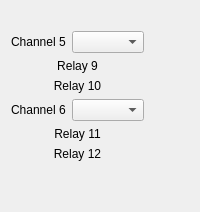
           <widget class="QWidget" name="widget_5" native="true">
            <layout class="QGridLayout" name="gridLayout_6">
             <item row="6" column="4">
              <widget class="PyDMByteIndicator" name="PyDMByteIndicator_14">
               <property name="toolTip">
                <string/>
               </property>
               <property name="whatsThis">
                <string>
    Widget for graphical representation of bits from an integer number
    with support for Channels and more from PyDM

    Parameters
    ----------
    parent : QWidget
        The parent widget for the Label
    init_channel : str, optional
        The channel to be used by the widget.
    </string>
               </property>
               <property name="channel" stdset="0">
                <string>ca://${DEVICE}:RelaySetpointStatusRb-12</string>
               </property>
               <property name="circles" stdset="0">
                <bool>true</bool>
               </property>
               <property name="labels" stdset="0">
                <stringlist>
                 <string>Clear</string>
                 <string>Set</string>
                </stringlist>
               </property>
              </widget>
             </item>
             <item row="2" column="0" colspan="2">
              <widget class="QLabel" name="label_19">
               <property name="text">
                <string>Relay 9</string>
               </property>
               <property name="alignment">
                <set>Qt::AlignCenter</set>
               </property>
              </widget>
             </item>
             <item row="1" column="3">
              <widget class="PyDMLabel" name="PyDMLabel_18">
               <property name="toolTip">
                <string/>
               </property>
               <property name="whatsThis">
                <string/>
               </property>
               <property name="alignment">
                <set>Qt::AlignCenter</set>
               </property>
               <property name="channel" stdset="0">
                <string>ca://${DEVICE}:PressureRb-5s</string>
               </property>
              </widget>
             </item>
             <item row="6" column="3">
              <widget class="PyDMLabel" name="PyDMLabel_40">
               <property name="toolTip">
                <string/>
               </property>
               <property name="whatsThis">
                <string/>
               </property>
               <property name="alignment">
                <set>Qt::AlignCenter</set>
               </property>
               <property name="precisionFromPV" stdset="0">
                <bool>false</bool>
               </property>
               <property name="precision" stdset="0">
                <number>3</number>
               </property>
               <property name="channel" stdset="0">
                <string>ca://${DEVICE}:RelayRb-12</string>
               </property>
               <property name="displayFormat" stdset="0">
                <enum>PyDMLabel::Exponential</enum>
               </property>
              </widget>
             </item>
             <item row="4" column="3">
              <widget class="PyDMLabel" name="plblC2">
               <property name="toolTip">
                <string/>
               </property>
               <property name="whatsThis">
                <string/>
               </property>
               <property name="alignment">
                <set>Qt::AlignCenter</set>
               </property>
               <property name="channel" stdset="0">
                <string>ca://${DEVICE}:PressureRb-6s</string>
               </property>
              </widget>
             </item>
             <item row="2" column="3">
              <widget class="PyDMLabel" name="PyDMLabel_37">
               <property name="toolTip">
                <string/>
               </property>
               <property name="whatsThis">
                <string/>
               </property>
               <property name="alignment">
                <set>Qt::AlignCenter</set>
               </property>
               <property name="precisionFromPV" stdset="0">
                <bool>false</bool>
               </property>
               <property name="precision" stdset="0">
                <number>3</number>
               </property>
               <property name="channel" stdset="0">
                <string>ca://${DEVICE}:RelayRb-9</string>
               </property>
               <property name="displayFormat" stdset="0">
                <enum>PyDMLabel::Exponential</enum>
               </property>
              </widget>
             </item>
             <item row="2" column="2">
              <widget class="PyDMLabel" name="PyDMLabel_29">
               <property name="toolTip">
                <string/>
               </property>
               <property name="whatsThis">
                <string/>
               </property>
               <property name="alignment">
                <set>Qt::AlignCenter</set>
               </property>
               <property name="precisionFromPV" stdset="0">
                <bool>false</bool>
               </property>
               <property name="precision" stdset="0">
                <number>3</number>
               </property>
               <property name="channel" stdset="0">
                <string>ca://${DEVICE}:RelayStatusRb-9</string>
               </property>
              </widget>
             </item>
             <item row="1" column="2">
              <widget class="PyDMByteIndicator" name="PyDMByteIndicator_3">
               <property name="toolTip">
                <string/>
               </property>
               <property name="whatsThis">
                <string>
    Widget for graphical representation of bits from an integer number
    with support for Channels and more from PyDM

    Parameters
    ----------
    parent : QWidget
        The parent widget for the Label
    init_channel : str, optional
        The channel to be used by the widget.
    </string>
               </property>
               <property name="channel" stdset="0">
                <string>ca://${DEVICE}:EnableRb-5</string>
               </property>
               <property name="showLabels" stdset="0">
                <bool>false</bool>
               </property>
               <property name="circles" stdset="0">
                <bool>true</bool>
               </property>
              </widget>
             </item>
             <item row="5" column="0" colspan="2">
              <widget class="QLabel" name="label_21">
               <property name="text">
                <string>Relay 11</string>
               </property>
               <property name="alignment">
                <set>Qt::AlignCenter</set>
               </property>
              </widget>
             </item>
             <item row="1" column="1">
              <widget class="PyDMEnumComboBox" name="PyDMEnumComboBox_5">
               <property name="minimumSize">
                <size>
                 <width>70</width>
                 <height>0</height>
                </size>
               </property>
               <property name="toolTip">
                <string/>
               </property>
               <property name="whatsThis">
                <string>
    A QComboBox with support for Channels and more from PyDM

    Parameters
    ----------
    parent : QWidget
        The parent widget for the Label
    init_channel : str, optional
        The channel to be used by the widget.

    Signals
    -------
    send_value_signal : int, float, str, bool or np.ndarray
        Emitted when the user changes the value.
    activated : int, str
        Emitted when the user chooses an item in the combobox.
    currentIndexChanged : int, str
        Emitted when the index is changed in the combobox.
    highlighted : int, str
        Emitted when an item in the combobox popup list is highlighted
        by the user.
    </string>
               </property>
               <property name="channel" stdset="0">
                <string>ca://${DEVICE}:EnableSp-5</string>
               </property>
              </widget>
             </item>
             <item row="5" column="3">
              <widget class="PyDMLabel" name="PyDMLabel_39">
               <property name="toolTip">
                <string/>
               </property>
               <property name="whatsThis">
                <string/>
               </property>
               <property name="alignment">
                <set>Qt::AlignCenter</set>
               </property>
               <property name="precisionFromPV" stdset="0">
                <bool>false</bool>
               </property>
               <property name="precision" stdset="0">
                <number>3</number>
               </property>
               <property name="channel" stdset="0">
                <string>ca://${DEVICE}:RelayRb-11</string>
               </property>
               <property name="displayFormat" stdset="0">
                <enum>PyDMLabel::Exponential</enum>
               </property>
              </widget>
             </item>
             <item row="6" column="2">
              <widget class="PyDMLabel" name="PyDMLabel_32">
               <property name="toolTip">
                <string/>
               </property>
               <property name="whatsThis">
                <string/>
               </property>
               <property name="alignment">
                <set>Qt::AlignCenter</set>
               </property>
               <property name="precisionFromPV" stdset="0">
                <bool>false</bool>
               </property>
               <property name="precision" stdset="0">
                <number>3</number>
               </property>
               <property name="channel" stdset="0">
                <string>ca://${DEVICE}:RelayStatusRb-12</string>
               </property>
              </widget>
             </item>
             <item row="3" column="2">
              <widget class="PyDMLabel" name="PyDMLabel_30">
               <property name="toolTip">
                <string/>
               </property>
               <property name="whatsThis">
                <string/>
               </property>
               <property name="alignment">
                <set>Qt::AlignCenter</set>
               </property>
               <property name="precisionFromPV" stdset="0">
                <bool>false</bool>
               </property>
               <property name="precision" stdset="0">
                <number>3</number>
               </property>
               <property name="channel" stdset="0">
                <string>ca://${DEVICE}:RelayStatusRb-10</string>
               </property>
              </widget>
             </item>
             <item row="3" column="0" colspan="2">
              <widget class="QLabel" name="label_20">
               <property name="text">
                <string>Relay 10</string>
               </property>
               <property name="alignment">
                <set>Qt::AlignCenter</set>
               </property>
              </widget>
             </item>
             <item row="5" column="2">
              <widget class="PyDMLabel" name="PyDMLabel_31">
               <property name="toolTip">
                <string/>
               </property>
               <property name="whatsThis">
                <string/>
               </property>
               <property name="alignment">
                <set>Qt::AlignCenter</set>
               </property>
               <property name="precisionFromPV" stdset="0">
                <bool>false</bool>
               </property>
               <property name="precision" stdset="0">
                <number>3</number>
               </property>
               <property name="channel" stdset="0">
                <string>ca://${DEVICE}:RelayStatusRb-11</string>
               </property>
              </widget>
             </item>
             <item row="3" column="3">
              <widget class="PyDMLabel" name="PyDMLabel_38">
               <property name="toolTip">
                <string/>
               </property>
               <property name="whatsThis">
                <string/>
               </property>
               <property name="alignment">
                <set>Qt::AlignCenter</set>
               </property>
               <property name="precisionFromPV" stdset="0">
                <bool>false</bool>
               </property>
               <property name="precision" stdset="0">
                <number>3</number>
               </property>
               <property name="channel" stdset="0">
                <string>ca://${DEVICE}:RelayRb-10</string>
               </property>
               <property name="displayFormat" stdset="0">
                <enum>PyDMLabel::Exponential</enum>
               </property>
              </widget>
             </item>
             <item row="4" column="1">
              <widget class="PyDMEnumComboBox" name="cbC2">
               <property name="minimumSize">
                <size>
                 <width>70</width>
                 <height>0</height>
                </size>
               </property>
               <property name="toolTip">
                <string/>
               </property>
               <property name="whatsThis">
                <string>
    A QComboBox with support for Channels and more from PyDM

    Parameters
    ----------
    parent : QWidget
        The parent widget for the Label
    init_channel : str, optional
        The channel to be used by the widget.

    Signals
    -------
    send_value_signal : int, float, str, bool or np.ndarray
        Emitted when the user changes the value.
    activated : int, str
        Emitted when the user chooses an item in the combobox.
    currentIndexChanged : int, str
        Emitted when the index is changed in the combobox.
    highlighted : int, str
        Emitted when an item in the combobox popup list is highlighted
        by the user.
    </string>
               </property>
               <property name="channel" stdset="0">
                <string>ca://${DEVICE}:EnableSp-6</string>
               </property>
              </widget>
             </item>
             <item row="4" column="0">
              <widget class="QLabel" name="lblC2">
               <property name="text">
                <string>Channel 6</string>
               </property>
              </widget>
             </item>
             <item row="6" column="0" colspan="2">
              <widget class="QLabel" name="label_22">
               <property name="text">
                <string>Relay 12</string>
               </property>
               <property name="alignment">
                <set>Qt::AlignCenter</set>
               </property>
              </widget>
             </item>
             <item row="4" column="2">
              <widget class="PyDMByteIndicator" name="biC2">
               <property name="toolTip">
                <string/>
               </property>
               <property name="whatsThis">
                <string>
    Widget for graphical representation of bits from an integer number
    with support for Channels and more from PyDM

    Parameters
    ----------
    parent : QWidget
        The parent widget for the Label
    init_channel : str, optional
        The channel to be used by the widget.
    </string>
               </property>
               <property name="channel" stdset="0">
                <string>ca://${DEVICE}:EnableRb-6</string>
               </property>
               <property name="showLabels" stdset="0">
                <bool>false</bool>
               </property>
               <property name="circles" stdset="0">
                <bool>true</bool>
               </property>
              </widget>
             </item>
             <item row="0" column="0">
              <widget class="PyDMLabel" name="PyDMLabel_22">
               <property name="toolTip">
                <string/>
               </property>
               <property name="whatsThis">
                <string/>
               </property>
               <property name="channel" stdset="0">
                <string>ca://${DEVICE}:ModuleType-C</string>
               </property>
              </widget>
             </item>
             <item row="1" column="0">
              <widget class="QLabel" name="label_8">
               <property name="text">
                <string>Channel 5</string>
               </property>
              </widget>
             </item>
             <item row="7" column="0">
              <spacer name="verticalSpacer_3">
               <property name="orientation">
                <enum>Qt::Vertical</enum>
               </property>
               <property name="sizeHint" stdset="0">
                <size>
                 <width>20</width>
                 <height>40</height>
                </size>
               </property>
              </spacer>
             </item>
             <item row="2" column="4">
              <widget class="PyDMByteIndicator" name="PyDMByteIndicator_11">
               <property name="toolTip">
                <string/>
               </property>
               <property name="whatsThis">
                <string>
    Widget for graphical representation of bits from an integer number
    with support for Channels and more from PyDM

    Parameters
    ----------
    parent : QWidget
        The parent widget for the Label
    init_channel : str, optional
        The channel to be used by the widget.
    </string>
               </property>
               <property name="channel" stdset="0">
                <string>ca://${DEVICE}:RelaySetpointStatusRb-9</string>
               </property>
               <property name="circles" stdset="0">
                <bool>true</bool>
               </property>
               <property name="labels" stdset="0">
                <stringlist>
                 <string>Clear</string>
                 <string>Set</string>
                </stringlist>
               </property>
              </widget>
             </item>
             <item row="3" column="4">
              <widget class="PyDMByteIndicator" name="PyDMByteIndicator_12">
               <property name="toolTip">
                <string/>
               </property>
               <property name="whatsThis">
                <string>
    Widget for graphical representation of bits from an integer number
    with support for Channels and more from PyDM

    Parameters
    ----------
    parent : QWidget
        The parent widget for the Label
    init_channel : str, optional
        The channel to be used by the widget.
    </string>
               </property>
               <property name="channel" stdset="0">
                <string>ca://${DEVICE}:RelaySetpointStatusRb-10</string>
               </property>
               <property name="circles" stdset="0">
                <bool>true</bool>
               </property>
               <property name="labels" stdset="0">
                <stringlist>
                 <string>Clear</string>
                 <string>Set</string>
                </stringlist>
               </property>
              </widget>
             </item>
             <item row="5" column="4">
              <widget class="PyDMByteIndicator" name="PyDMByteIndicator_13">
               <property name="toolTip">
                <string/>
               </property>
               <property name="whatsThis">
                <string>
    Widget for graphical representation of bits from an integer number
    with support for Channels and more from PyDM

    Parameters
    ----------
    parent : QWidget
        The parent widget for the Label
    init_channel : str, optional
        The channel to be used by the widget.
    </string>
               </property>
               <property name="channel" stdset="0">
                <string>ca://${DEVICE}:RelaySetpointStatusRb-11</string>
               </property>
               <property name="circles" stdset="0">
                <bool>true</bool>
               </property>
               <property name="labels" stdset="0">
                <stringlist>
                 <string>Clear</string>
                 <string>Set</string>
                </stringlist>
               </property>
              </widget>
             </item>
            </layout>
           </widget>
